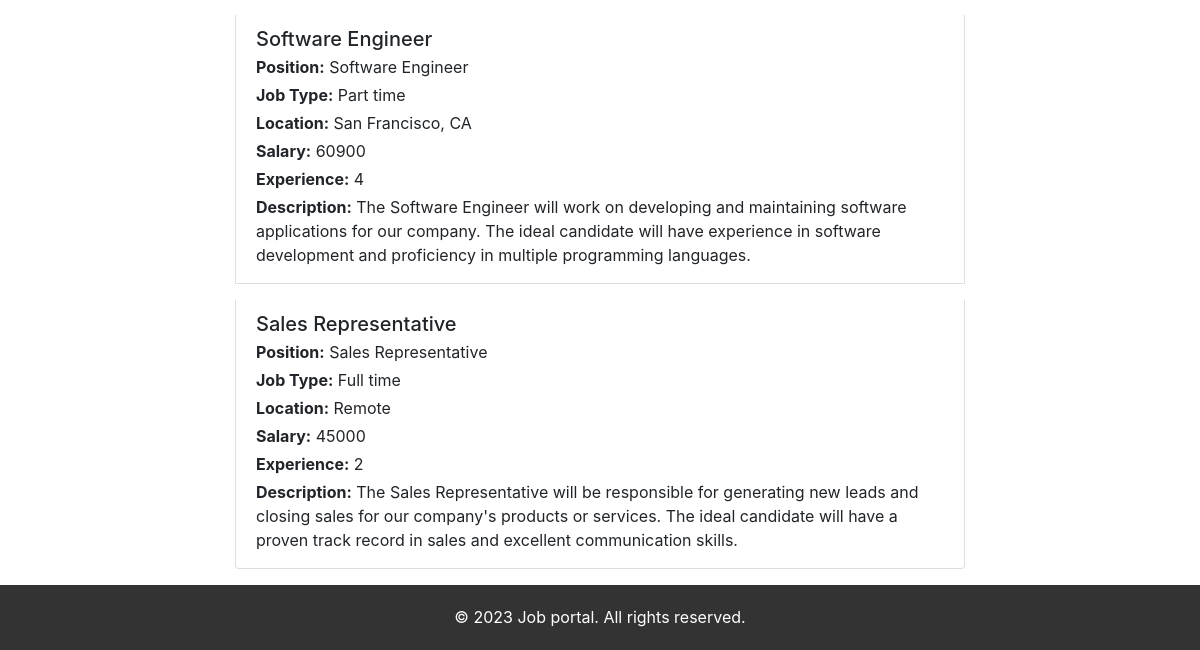
The page /search/ (lower part) on the database as committed earlier.
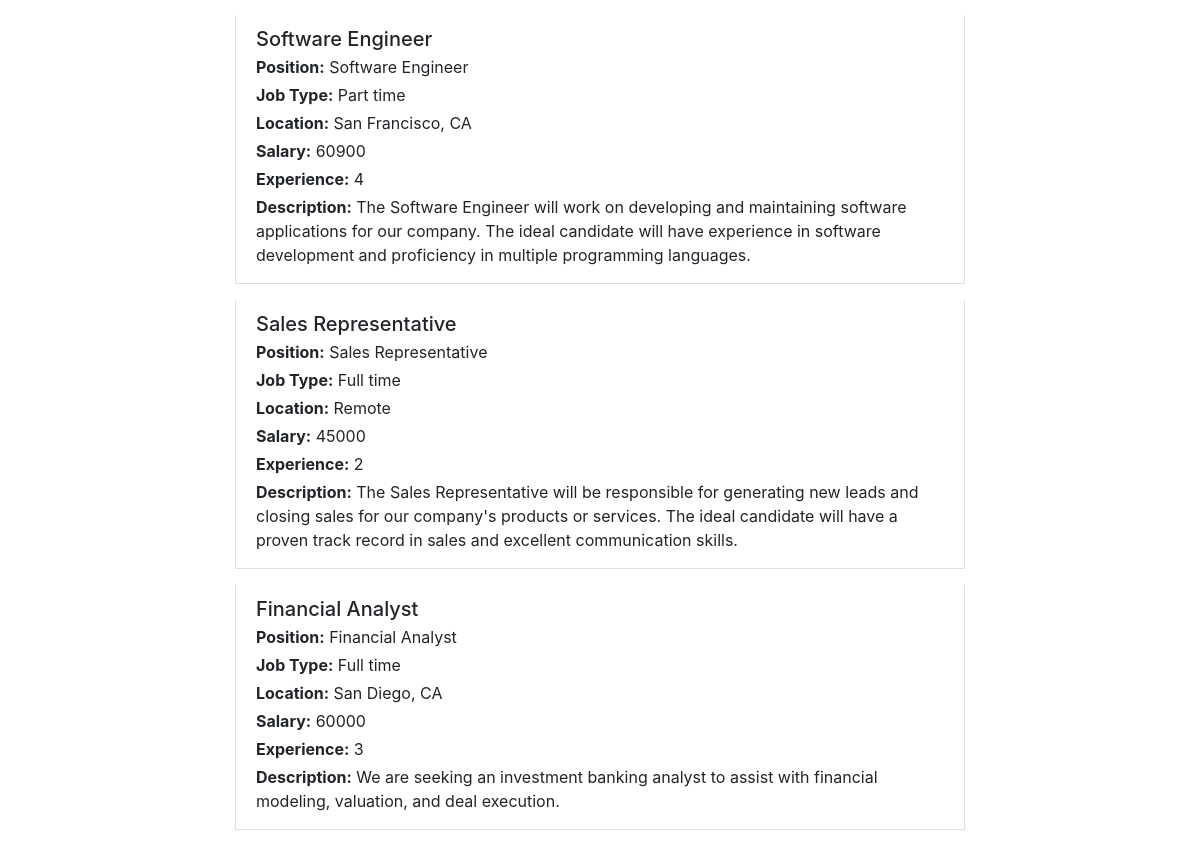
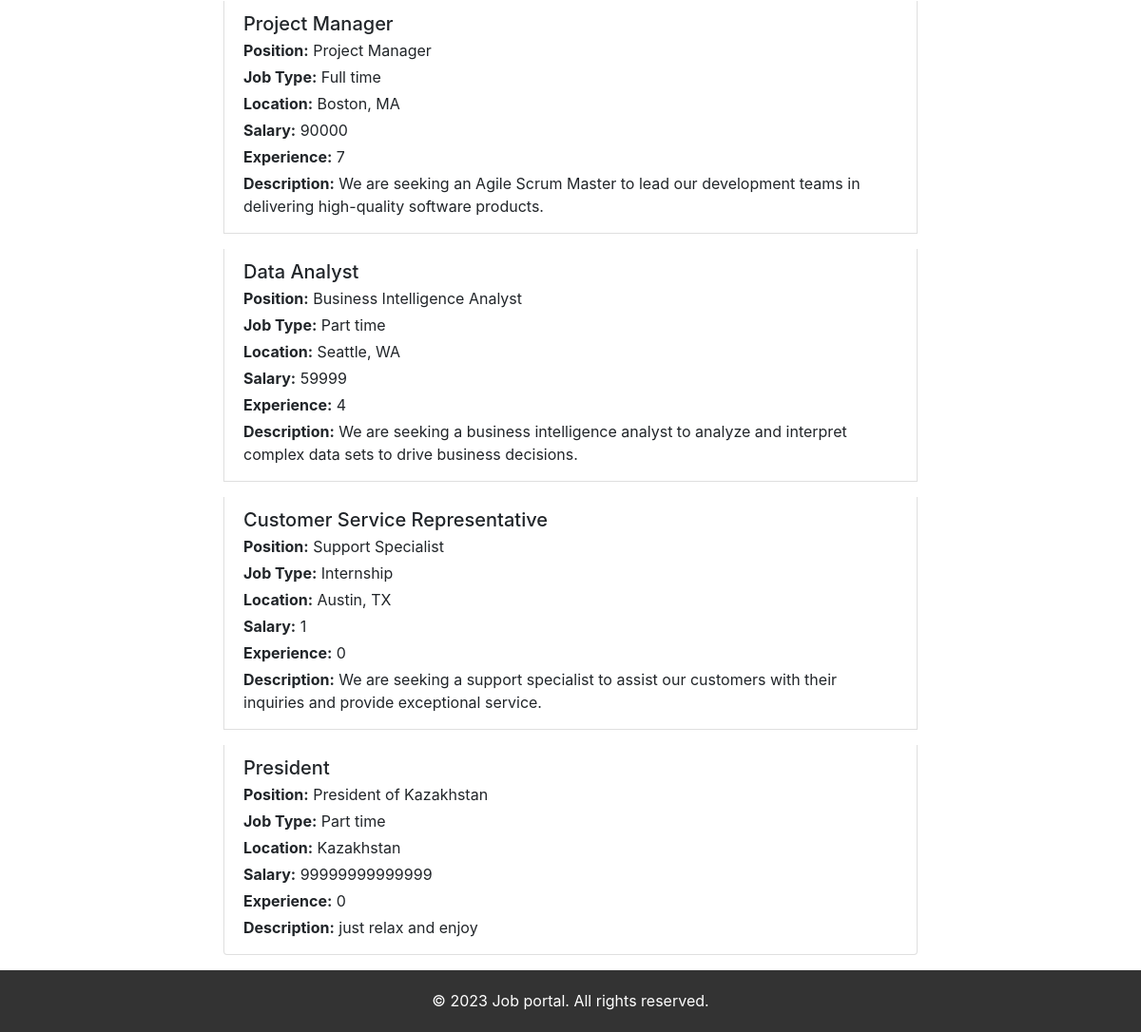
The same page on the database as committed later (2 pictures, top to bottom).
### job_portal/models.py (models this page shows, shortened)
class Job(models.Model):
    job_name = models.CharField(max_length=200, default='')
    position = models.CharField(max_length=100, default='')
    JOB_TYPE = (
        ('1', "Full time"),
        ('2', "Part time"),
        ('3', "Internship"),
    )
    job_type = models.CharField(choices=JOB_TYPE, max_length=1)
    location = models.CharField(max_length=100, default='')
    salary = models.IntegerField(null=True)
    experience = models.IntegerField(null=True)
    description = models.CharField(max_length=255, default='')

### job_portal/views.py (the view)
# urls.py: path('search/', views.search_job, name='search_job')
def search_job(request):
    search_text = request.GET.get("search", "")
    category = request.GET.get("category")
    jobs = Job.objects.all()
    if search_text and category:
        jobs = jobs.filter(
            Q(job_name__icontains=search_text) & Q(job_type=category)
        )
    elif search_text:
        jobs = jobs.filter(job_name__icontains=search_text)
    context = {
        "jobs": jobs,
    }
    return render(request, "job_portal/search_results.html", context)

### job_portal/templates/job_portal/search_results.html
{% extends 'base.html' %}
{% load static %}
{% block content %}
    <div class="container">
        <div class="row">
            <div class="col-md-8 offset-md-2">
                <div class="list-group">
                    {% if jobs %}
                        {% for job in jobs %}
                            <div class="list-group-item mb-3">
                                <h5 class="mb-1">{{ job.job_name }}</h5>
                                <p class="mb-1"><strong>Position:</strong> {{ job.position }}</p>
                                <p class="mb-1"><strong>Job Type:</strong> {{ job.get_job_type_display }}</p>
                                <p class="mb-1"><strong>Location:</strong> {{ job.location }}</p>
                                <p class="mb-1"><strong>Salary:</strong> {{ job.salary }}</p>
                                <p class="mb-1"><strong>Experience:</strong> {{ job.experience }}</p>
                                <p class="mb-1"><strong>Description:</strong> {{ job.description }}</p>
                            </div>
                        {% endfor %}
                    {% else %}
                        <p>No jobs found.</p>
                    {% endif %}
                </div>
            </div>
        </div>
    </div>
{% endblock %}

### templates/base.html (shortened to what this page needs)
<!DOCTYPE html>
{% load static %}
<html>
<head>
     <link rel="stylesheet" href="https://stackpath.bootstrapcdn.com/bootstrap/4.4.1/css/bootstrap.min.css">
    <link rel="stylesheet" href="https://cdnjs.cloudflare.com/ajax/libs/font-awesome/4.7.0/css/font-awesome.min.css">
    <link rel="stylesheet" href="{% static 'css/main.css' %}">
</head>
<body>
        {% block content %}{% endblock %}
  <footer class="footer">
    <p>&copy; 2023 Job portal. All rights reserved.</p>
  </footer>
</body>
</html>

### static/css/main.css (style rules this page uses)
.footer { background-color: #333; height: 65px; color: #fff; padding: 20px; text-align: center; }

Rows that differ between the two databases and show on the page:
added Job: job_name "Financial Analyst", position "Financial Analyst", job_type "Full time", location "San Diego, CA", salary "60000", experience "3", description "We are seeking an investment banking analyst to assist with financial modeling, valuation, and deal execution."
added Job: job_name "Project Manager", position "Project Manager", job_type "Full time", location "Boston, MA", salary "90000", experience "7", description "We are seeking an Agile Scrum Master to lead our development teams in delivering high-quality software products."
added Job: job_name "Data Analyst", position "Business Intelligence Analyst", job_type "Part time", location "Seattle, WA", salary "59999", experience "4", description "We are seeking a business intelligence analyst to analyze and interpret complex data sets to drive business decisions."
added Job: job_name "Customer Service Representative", position "Support Specialist", job_type "Internship", location "Austin, TX", salary "1", experience "0", description "We are seeking a support specialist to assist our customers with their inquiries and provide exceptional service."
added Job: job_name "President", position "President of Kazakhstan", job_type "Part time", location "Kazakhstan", salary "99999999999999", experience "0", description "just relax and enjoy"
